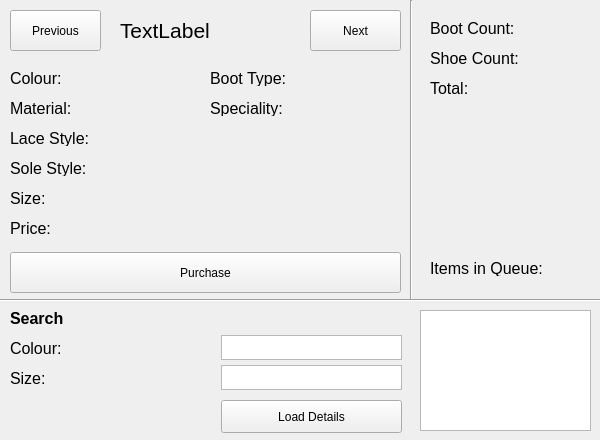
<?xml version="1.0" encoding="UTF-8"?>
<ui version="4.0">
 <class>MainWindow</class>
 <widget class="QMainWindow" name="MainWindow">
  <property name="geometry">
   <rect>
    <x>0</x>
    <y>0</y>
    <width>600</width>
    <height>440</height>
   </rect>
  </property>
  <property name="sizePolicy">
   <sizepolicy hsizetype="Fixed" vsizetype="Fixed">
    <horstretch>0</horstretch>
    <verstretch>0</verstretch>
   </sizepolicy>
  </property>
  <property name="minimumSize">
   <size>
    <width>600</width>
    <height>440</height>
   </size>
  </property>
  <property name="maximumSize">
   <size>
    <width>600</width>
    <height>540</height>
   </size>
  </property>
  <property name="windowTitle">
   <string>Shoe Catalogue</string>
  </property>
  <property name="windowOpacity">
   <double>1.000000000000000</double>
  </property>
  <widget class="QWidget" name="centralWidget">
   <widget class="QPushButton" name="pushButton">
    <property name="geometry">
     <rect>
      <x>10</x>
      <y>10</y>
      <width>91</width>
      <height>41</height>
     </rect>
    </property>
    <property name="text">
     <string>Previous</string>
    </property>
   </widget>
   <widget class="QPushButton" name="pushButton_2">
    <property name="geometry">
     <rect>
      <x>310</x>
      <y>10</y>
      <width>91</width>
      <height>41</height>
     </rect>
    </property>
    <property name="text">
     <string>Next</string>
    </property>
   </widget>
   <widget class="QLabel" name="name">
    <property name="geometry">
     <rect>
      <x>120</x>
      <y>10</y>
      <width>181</width>
      <height>41</height>
     </rect>
    </property>
    <property name="font">
     <font>
      <family>MS Shell Dlg 2</family>
      <pointsize>16</pointsize>
     </font>
    </property>
    <property name="text">
     <string>TextLabel</string>
    </property>
   </widget>
   <widget class="QPushButton" name="pushButton_3">
    <property name="geometry">
     <rect>
      <x>10</x>
      <y>252</y>
      <width>391</width>
      <height>41</height>
     </rect>
    </property>
    <property name="text">
     <string>Purchase</string>
    </property>
   </widget>
   <widget class="Line" name="line">
    <property name="geometry">
     <rect>
      <x>401</x>
      <y>0</y>
      <width>21</width>
      <height>301</height>
     </rect>
    </property>
    <property name="orientation">
     <enum>Qt::Vertical</enum>
    </property>
   </widget>
   <widget class="Line" name="line_2">
    <property name="geometry">
     <rect>
      <x>-3</x>
      <y>290</y>
      <width>631</width>
      <height>20</height>
     </rect>
    </property>
    <property name="orientation">
     <enum>Qt::Horizontal</enum>
    </property>
   </widget>
   <widget class="QLabel" name="label_2">
    <property name="geometry">
     <rect>
      <x>430</x>
      <y>20</y>
      <width>141</width>
      <height>16</height>
     </rect>
    </property>
    <property name="font">
     <font>
      <pointsize>12</pointsize>
     </font>
    </property>
    <property name="text">
     <string>Boot Count:</string>
    </property>
   </widget>
   <widget class="QLabel" name="label_3">
    <property name="geometry">
     <rect>
      <x>430</x>
      <y>50</y>
      <width>141</width>
      <height>16</height>
     </rect>
    </property>
    <property name="font">
     <font>
      <pointsize>12</pointsize>
     </font>
    </property>
    <property name="text">
     <string>Shoe Count:</string>
    </property>
   </widget>
   <widget class="QLabel" name="label_4">
    <property name="geometry">
     <rect>
      <x>430</x>
      <y>80</y>
      <width>141</width>
      <height>16</height>
     </rect>
    </property>
    <property name="font">
     <font>
      <pointsize>12</pointsize>
     </font>
    </property>
    <property name="text">
     <string>Total:</string>
    </property>
   </widget>
   <widget class="QLabel" name="label_5">
    <property name="geometry">
     <rect>
      <x>430</x>
      <y>260</y>
      <width>141</width>
      <height>16</height>
     </rect>
    </property>
    <property name="font">
     <font>
      <pointsize>12</pointsize>
     </font>
    </property>
    <property name="text">
     <string>Items in Queue:</string>
    </property>
   </widget>
   <widget class="QLabel" name="colour">
    <property name="geometry">
     <rect>
      <x>10</x>
      <y>70</y>
      <width>191</width>
      <height>16</height>
     </rect>
    </property>
    <property name="font">
     <font>
      <pointsize>12</pointsize>
     </font>
    </property>
    <property name="text">
     <string>Colour:</string>
    </property>
   </widget>
   <widget class="QLabel" name="material">
    <property name="geometry">
     <rect>
      <x>10</x>
      <y>100</y>
      <width>191</width>
      <height>16</height>
     </rect>
    </property>
    <property name="font">
     <font>
      <pointsize>12</pointsize>
     </font>
    </property>
    <property name="text">
     <string>Material: </string>
    </property>
   </widget>
   <widget class="QLabel" name="laceStyle">
    <property name="geometry">
     <rect>
      <x>10</x>
      <y>130</y>
      <width>191</width>
      <height>16</height>
     </rect>
    </property>
    <property name="font">
     <font>
      <pointsize>12</pointsize>
     </font>
    </property>
    <property name="text">
     <string>Lace Style:</string>
    </property>
   </widget>
   <widget class="QLabel" name="soleStyle">
    <property name="geometry">
     <rect>
      <x>10</x>
      <y>160</y>
      <width>191</width>
      <height>16</height>
     </rect>
    </property>
    <property name="font">
     <font>
      <pointsize>12</pointsize>
     </font>
    </property>
    <property name="text">
     <string>Sole Style:</string>
    </property>
   </widget>
   <widget class="QLabel" name="size">
    <property name="geometry">
     <rect>
      <x>10</x>
      <y>190</y>
      <width>191</width>
      <height>16</height>
     </rect>
    </property>
    <property name="font">
     <font>
      <pointsize>12</pointsize>
     </font>
    </property>
    <property name="text">
     <string>Size:</string>
    </property>
   </widget>
   <widget class="QLabel" name="price">
    <property name="geometry">
     <rect>
      <x>10</x>
      <y>220</y>
      <width>191</width>
      <height>16</height>
     </rect>
    </property>
    <property name="font">
     <font>
      <pointsize>12</pointsize>
     </font>
    </property>
    <property name="text">
     <string>Price:</string>
    </property>
   </widget>
   <widget class="QLabel" name="shared">
    <property name="geometry">
     <rect>
      <x>210</x>
      <y>70</y>
      <width>191</width>
      <height>16</height>
     </rect>
    </property>
    <property name="font">
     <font>
      <pointsize>12</pointsize>
     </font>
    </property>
    <property name="text">
     <string>Boot Type:</string>
    </property>
   </widget>
   <widget class="QLabel" name="target">
    <property name="geometry">
     <rect>
      <x>210</x>
      <y>100</y>
      <width>191</width>
      <height>16</height>
     </rect>
    </property>
    <property name="font">
     <font>
      <pointsize>12</pointsize>
     </font>
    </property>
    <property name="text">
     <string>Speciality:</string>
    </property>
   </widget>
   <widget class="QPushButton" name="pushButton_4">
    <property name="geometry">
     <rect>
      <x>221</x>
      <y>400</y>
      <width>181</width>
      <height>33</height>
     </rect>
    </property>
    <property name="text">
     <string>Load Details</string>
    </property>
   </widget>
   <widget class="QLabel" name="label">
    <property name="geometry">
     <rect>
      <x>10</x>
      <y>310</y>
      <width>61</width>
      <height>16</height>
     </rect>
    </property>
    <property name="font">
     <font>
      <pointsize>12</pointsize>
      <weight>75</weight>
      <bold>true</bold>
     </font>
    </property>
    <property name="text">
     <string>Search</string>
    </property>
   </widget>
   <widget class="QTextEdit" name="textEdit_2">
    <property name="geometry">
     <rect>
      <x>221</x>
      <y>335</y>
      <width>181</width>
      <height>25</height>
     </rect>
    </property>
    <property name="verticalScrollBarPolicy">
     <enum>Qt::ScrollBarAlwaysOff</enum>
    </property>
   </widget>
   <widget class="QLabel" name="target_3">
    <property name="geometry">
     <rect>
      <x>10</x>
      <y>340</y>
      <width>191</width>
      <height>16</height>
     </rect>
    </property>
    <property name="font">
     <font>
      <pointsize>12</pointsize>
     </font>
    </property>
    <property name="text">
     <string>Colour:</string>
    </property>
   </widget>
   <widget class="QLabel" name="target_4">
    <property name="geometry">
     <rect>
      <x>10</x>
      <y>370</y>
      <width>191</width>
      <height>16</height>
     </rect>
    </property>
    <property name="font">
     <font>
      <pointsize>12</pointsize>
     </font>
    </property>
    <property name="text">
     <string>Size:</string>
    </property>
   </widget>
   <widget class="QTextEdit" name="textEdit_3">
    <property name="geometry">
     <rect>
      <x>221</x>
      <y>365</y>
      <width>181</width>
      <height>25</height>
     </rect>
    </property>
    <property name="verticalScrollBarPolicy">
     <enum>Qt::ScrollBarAlwaysOff</enum>
    </property>
   </widget>
   <widget class="QListWidget" name="listWidget">
    <property name="geometry">
     <rect>
      <x>420</x>
      <y>310</y>
      <width>171</width>
      <height>121</height>
     </rect>
    </property>
   </widget>
  </widget>
 </widget>
 <layoutdefault spacing="6" margin="11"/>
 <resources/>
 <connections/>
</ui>
